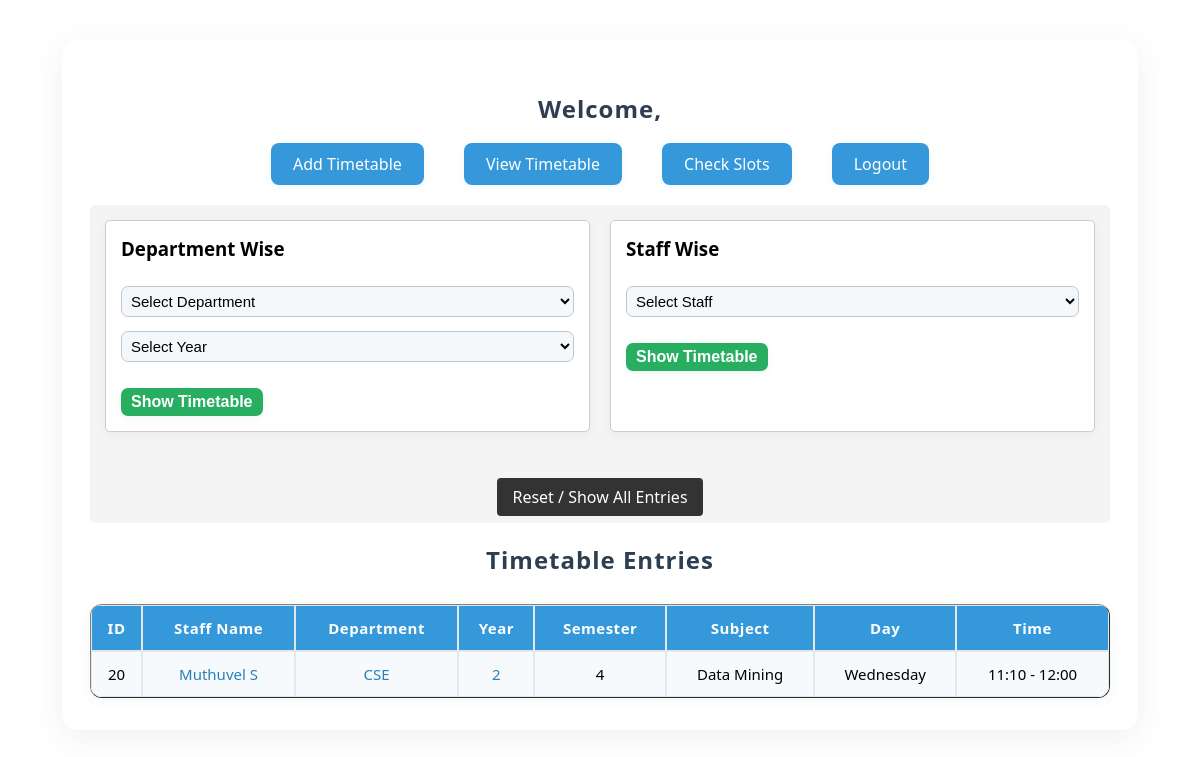
Page /dashboard on the earlier database version.
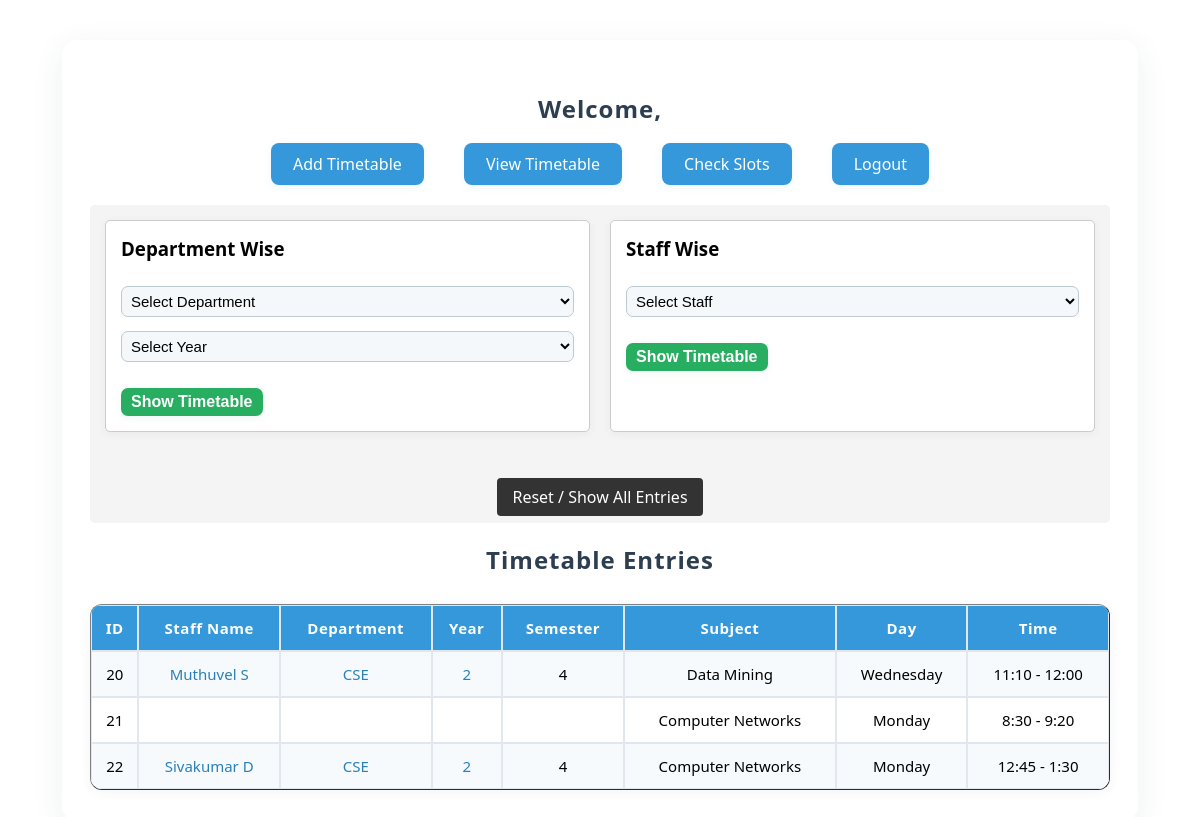
Same page on the later database version.
### tables this page shows
CREATE TABLE timetable (
            id INTEGER PRIMARY KEY AUTOINCREMENT,
            staff_name TEXT NOT NULL,
            department TEXT NOT NULL,
            semester TEXT NOT NULL,
            subject TEXT NOT NULL,
            day TEXT NOT NULL,
            time TEXT NOT NULL
        , year TEXT DEFAULT '');

### App.py (the view, shortened to what this page needs)
@app.route("/dashboard")
def dashboard():
    db = get_db()
    staff_name = request.args.get("staff_name")
    department = request.args.get("department")
    year = request.args.get("year")
    query = "SELECT * FROM timetable WHERE 1=1"
    params = []
    if staff_name:
        query += " AND staff_name = ?"
        params.append(staff_name)
    if department:
        query += " AND department = ?"
        params.append(department)
    if year:
        query += " AND year = ?"
        params.append(year)
    entries = db.execute(query, params).fetchall()
    departments = db.execute("SELECT DISTINCT department FROM timetable WHERE department != '' ORDER BY department").fetchall()
    years = db.execute("SELECT DISTINCT year FROM timetable WHERE year != '' ORDER BY year").fetchall()
    staff_list = db.execute("SELECT DISTINCT staff_name FROM timetable WHERE staff_name != '' ORDER BY staff_name").fetchall()
    mode = request.args.get("mode")
    grid_view = False
    schedule = {d: {t: None for t in time_slots} for d in days}
    filter_desc = ""
    return render_template("dashboard.html", entries=entries, departments=departments, years=years, staff_list=staff_list, time_slots=time_slots, days=days, grid_view=grid_view, schedule=schedule, filter_desc=filter_desc)

### App.py (called while the page is built)
def get_db():
    if "db" not in g:
        g.db = sqlite3.connect(DB_PATH)
        g.db.row_factory = sqlite3.Row
    return g.db

### Templates/dashboard.html (shortened to what this page needs)
<!DOCTYPE html>
<html lang="en">
<head>
    <link rel="stylesheet" href="{{ url_for('static', filename='style.css') }}">
</head>
<body class="dashboard-page">
    <div class="container">
        <h2>Welcome, {{ username }}</h2>
        <nav>
            <ul>
                <li><a href="{{ url_for('add_entry') }}">Add Timetable</a></li>
                <li><a href="{{ url_for('dashboard') }}">View Timetable</a></li>
                <li><a href="{{ url_for('check_slots') }}">Check Slots</a></li>
                <li><a href="{{ url_for('logout') }}">Logout</a></li>
            </ul>
        </nav>
                <div style="margin: 20px 0; padding: 15px; background: #f4f4f4; border-radius: 5px; display: flex; gap: 20px; flex-wrap: wrap;">
                    <form action="{{ url_for('dashboard') }}" method="GET" style="border: 1px solid #ccc; padding: 15px; border-radius: 5px; background: #fff; flex: 1;">
                        <h3 style="margin-top: 0;">Department Wise</h3>
                        <select name="department" required style="padding: 5px; margin-right: 5px;">
                            <option value="" disabled selected>Select Department</option>
                        </select>
                        <select name="year" required style="padding: 5px; margin-right: 5px;">
                            <option value="" disabled selected>Select Year</option>
                        </select>
                        <button type="submit" style="padding: 5px 10px; cursor: pointer;">Show Timetable</button>
                    </form>
                    <form action="{{ url_for('dashboard') }}" method="GET" style="border: 1px solid #ccc; padding: 15px; border-radius: 5px; background: #fff; flex: 1;">
                        <h3 style="margin-top: 0;">Staff Wise</h3>
                        <select name="staff_name" required style="padding: 5px; margin-right: 5px;">
                            <option value="" disabled selected>Select Staff</option>
                        </select>
                        <button type="submit" style="padding: 5px 10px; cursor: pointer;">Show Timetable</button>
                    </form>
                    <div style="flex-basis: 100%; text-align: center; margin-top: 10px;">
                        <a href="{{ url_for('dashboard') }}" style="text-decoration: none; background: #333; color: #fff; padding: 8px 15px; border-radius: 4px;">Reset / Show All Entries</a>
                    </div>
                </div>
                <h2>Timetable Entries</h2>
                <table border="1" cellpadding="8" cellspacing="0">
                        <tr>
                                <th>ID</th>
                                <th>Staff Name</th>
                                <th>Department</th>
                                <th>Year</th>
                                <th>Semester</th>
                                <th>Subject</th>
                                <th>Day</th>
                                <th>Time</th>
                        </tr>
                        {% for row in entries %}
                        <tr>
                                <td>{{ row.id }}</td>
                                <td><a href="{{ url_for('dashboard', staff_name=row.staff_name) }}">{{ row.staff_name }}</a></td>
                                <td><a href="{{ url_for('dashboard', department=row.department) }}">{{ row.department }}</a></td>
                                <td><a href="{{ url_for('dashboard', year=row.year) }}">{{ row.year }}</a></td>
                                <td>{{ row.semester }}</td>
                                <td>{{ row.subject }}</td>
                                <td>{{ row.day }}</td>
                                <td>{{ row.time }}</td>
                        </tr>
                        {% endfor %}
                </table>
        </div>
</body>
</html>

### Static/Style.css (style rules this page uses)
body { font-family: 'Segoe UI', Arial, sans-serif; background: linear-gradient(120deg, #e0eafc 0%, #cfdef3 100%); margin: 0; padding: 0; }
.dashboard-page { background: url('background.jpg') no-repeat center center fixed; background-size: cover; }
.container { width: 85%; margin: 40px auto; background: #ffffff; padding: 32px 28px; border-radius: 16px; box-shadow: 0px 8px 32px rgba(44,62,80,0.08); }
h2 { text-align: center; color: #2c3e50; margin-bottom: 28px; letter-spacing: 1px; }
a { text-decoration: none; color: #2980b9; font-weight: 500; }
nav ul { list-style-type: none; padding: 0; text-align: center; margin-bottom: 30px; }
nav ul li { display: inline-block; margin: 0 18px; }
nav ul li a { padding: 10px 22px; background: #3498db; color: white; border-radius: 8px; transition: background 0.3s, box-shadow 0.3s; box-shadow: 0 2px 8px rgba(52,152,219,0.08); }
form { width: 60%; margin: 0 auto 24px auto; background: #f8fafc; padding: 18px 24px 12px 24px; border-radius: 10px; box-shadow: 0 2px 8px rgba(44,62,80,0.06); }
input[type="text"], input[type="password"], select { width: 100%; padding: 10px; margin-top: 6px; border-radius: 7px; border: 1px solid #bfc9d1; background: #f4f8fb; font-size: 15px; margin-bottom: 8px; }
button { margin-top: 18px; padding: 11px 22px; border: none; background: #27ae60; color: white; font-weight: bold; border-radius: 7px; cursor: pointer; font-size: 16px; transition: background 0.3s, box-shadow 0.3s; box-shadow: 0 2px 8px rgba(39,174,96,0.08); }
table { width: 100%; border-collapse: separate; border-spacing: 0; margin-top: 24px; background: white; border-radius: 12px; overflow: hidden; box-shadow: 0 2px 12px rgba(44,62,80,0.06); }
table th, table td { padding: 12px 8px; border: 1px solid #e1e7ec; text-align: center; font-size: 15px; }
table th { background: #3498db; color: white; font-weight: 600; letter-spacing: 0.5px; }
table tr:nth-child(even) { background: #f6fafd; }

Differences in the rows shown:
added timetable: id "21", subject "Computer Networks", day "Monday", time "8:30 - 9:20"
added timetable: id "22", staff_name "Sivakumar D", department "CSE", year "2", semester "4", subject "Computer Networks", day "Monday", time "12:45 - 1:30"
